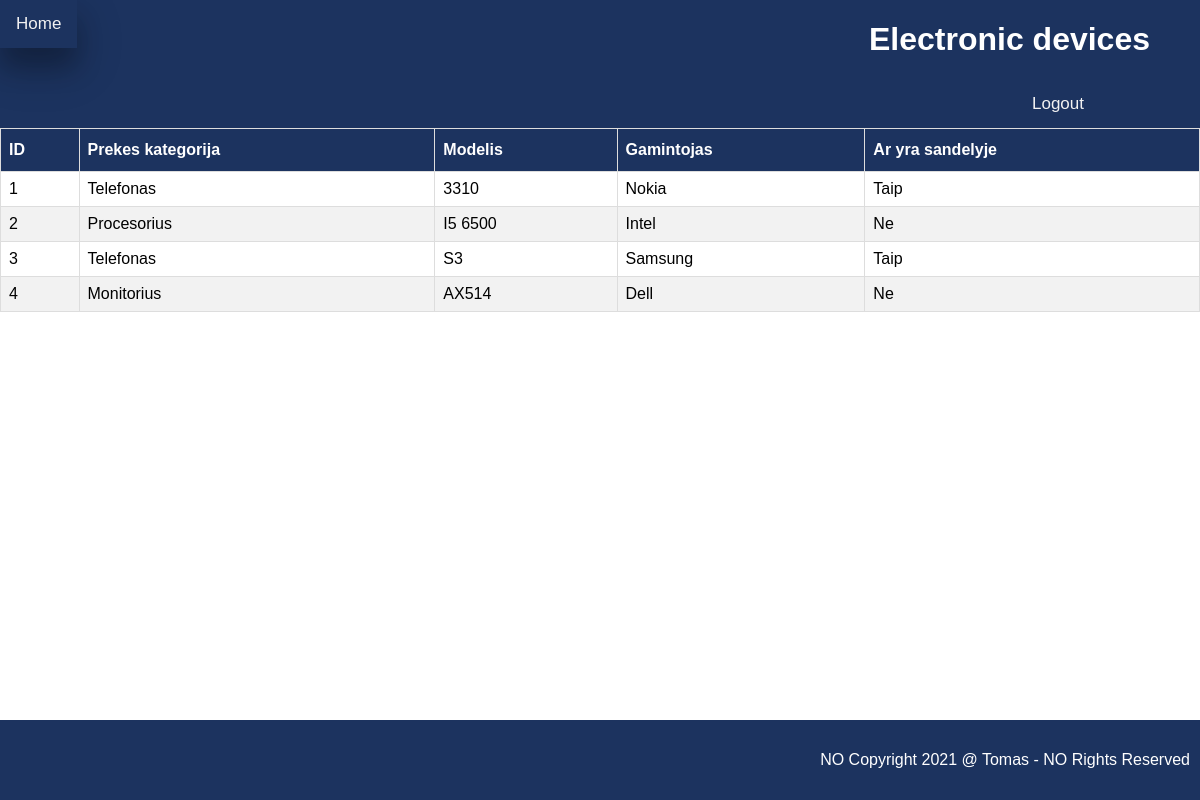
Page /home.php (signed in) on the committed database.
### tables this page shows
CREATE TABLE `goods` (
  `id` int(11) NOT NULL AUTO_INCREMENT,
  `category` varchar(255) NOT NULL,
  `model` varchar(255) NOT NULL,
  `producer` varchar(255) NOT NULL,
  `inStock` varchar(255) NOT NULL,
  PRIMARY KEY (`id`)
);

### home.php (the view, shortened to what this page needs)
<!DOCTYPE html>
<html lang="en">
<head>
    <link rel="stylesheet" href="style.css">
</head>
<body>
    <header>
        <div class="topnav" id="myTopnav">
            <a href="/pokalbis/home.php">Home</a>
            <div class=crud>
                <h1>Electronic devices</h1>
                <div class=crud>
                    <a href="logout.php"><i class="fas fa-sign-out-alt"></i>Logout</a>
                </div>
            </div>
    </header>
    <?php
    $servername = "localhost";
    $username = "root";
    $password = "mysql";
    $dbname = "sp2";
    $conn = mysqli_connect($servername, $username, $password, $dbname);
    $sql = 'SELECT goods.id, goods.category, goods.model, goods.producer, goods.inStock  FROM goods';
    $result = mysqli_query($conn, $sql);
    if (mysqli_num_rows($result) > 0) {
        $counter = 1;
        print('<table id=table1>');
        print('<thead>');
        print('<tr><th>ID</th><th>Prekes kategorija</th><th>Modelis</th><th>Gamintojas</th><th>Ar yra sandelyje</th>');
        print('</thead>');
        while ($row = mysqli_fetch_assoc($result)) {
            print('<tr><td>' . $counter++ . '</td>
                       <td> ' . $row['category'] . '</td>
                       <td> ' . $row['model'] . '</td>
                       <td> ' . $row['producer'] . '</td>
                       <td> ' . $row['inStock'] . '</td>
             </form></td></tr>');
        }
        print('<table>');
    } else {
        echo "Nėra duomenų";
    }
    ?>
    <br>
    <footer>
        <div id="footer-content">
            <p> NO Copyright 2021 @ Tomas - NO Rights Reserved </p>
        </div>
    </footer>
</body>
</html>

### style.css (style rules this page uses)
.topnav { overflow: hidden; background-color: #1c335f; }
.topnav a { float: left; display: block; color: #f2f2f2; text-align: center; padding: 14px 16px; text-decoration: none; font-size: 17px; }
#table1 { font-family: Arial, Helvetica, sans-serif; border-collapse: collapse; width: 100%; }
#table1 td, #table1 th { border: 1px solid #ddd; padding: 8px; }
#table1 tr:nth-child(even) { background-color: #f2f2f2; }
#table1 th { padding-top: 12px; padding-bottom: 12px; text-align: left; background-color: #1c335f; color: white; }
.crud { background-color: #1c335f; border: none; color: white; text-align: center; text-decoration: none; cursor: value; font-size: 16px; float: right; margin-right: 50px; }
#footer-content { position: fixed; left: 0; bottom: 0; width: 100%; background-color: #1c335f; color: white; text-align: right; padding: 15px 15px 15px 0px; margin: 0px 0px 0px -10px; }

### home.php (style rules this page uses)
body { margin: 0; font-family: Arial, Helvetica, sans-serif; }

### rows in the picture
goods: category "Telefonas", model "3310", producer "Nokia", inStock "Taip"
goods: category "Procesorius", model "I5 6500", producer "Intel", inStock "Ne"
goods: category "Telefonas", model "S3", producer "Samsung", inStock "Taip"
goods: category "Monitorius", model "AX514", producer "Dell", inStock "Ne"
